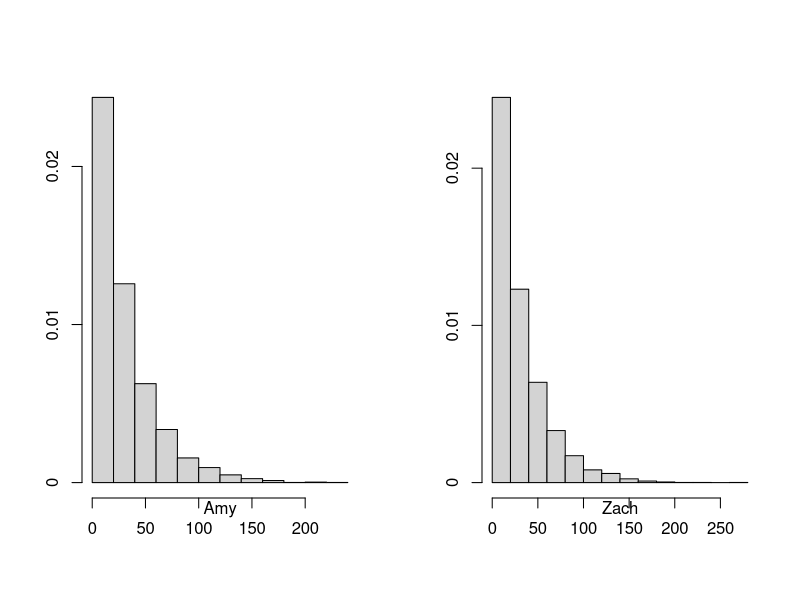

R code for this plot:
# buswaiting.R
# Section 6.2
# Memorylessness and bus waiting times

trials <- 5000
amy <- numeric(trials)
zach <- numeric(trials)
for (i in 1:trials) {
bus <- rexp(1,1/30)
amy[i] <- bus
while (bus < 10) { bus <- bus + rexp(1,1/30) }
zach[i] <- bus-10
}
mean(amy)
mean(zach)
par(mfrow=c(1,2))
hist(amy,xlab="",prob=T,ylab="",main="",yaxt="n")
mtext(1,text="Amy")
axis(2,at=c(0,.01,.02),labels=c(0,0.01, 0.02))
hist(zach,xlab="",prob=T,ylab="",yaxt="n",main="")
mtext(1,text="Zach")
axis(2,at=c(0,.01,.02),labels=c(0,0.01,0.02))
